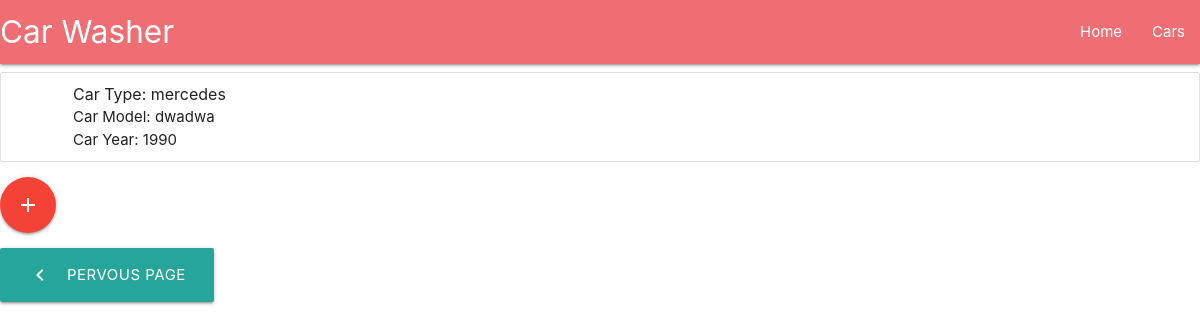
Before: /cars/?page=2 with the older database file.
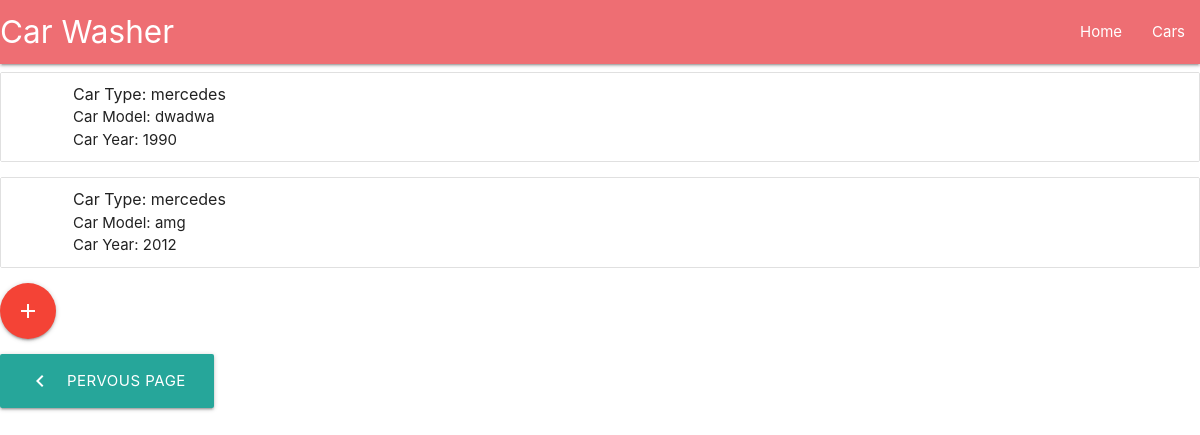
After: the same page with the newer database file.
### car_wash/models.py (models this page shows, shortened)
class Car(models.Model):
    carType=models.CharField(max_length=16,verbose_name="Car Make")
    carModel=models.CharField(max_length=16,verbose_name="Car Model")
    carYear =models.PositiveSmallIntegerField(validators=[MinValueValidator(1886),MaxValueValidator(2021)],verbose_name="Car Model Year")
    class Meta:
        verbose_name = 'Car'
        verbose_name_plural = 'Cars'

### car_wash/views.py (the view)
# urls.py: path("cars/",views.cars,name="cars"),
def cars(request):
    cars_items=Car.objects.all()
    p=Paginator(cars_items,4)
    page_num= request.GET.get('page',1)
    try:
        page=p.page(page_num)
    except EmptyPage:
        page=p.page(1)
    context={
        "cars": page,
    }
    return render(request,"washers/cars.html", context)

### car_wash/templates/washers/cars.html (shortened to what this page needs)
{% extends "washers/home.html" %}
{% block body %}
    {% for car in cars %}
         <ul class="collection">
    <li class="collection-item avatar">
      <span class="title">Car Type: {{ car.carType }}</span>
      <p>Car Model: {{car.carModel }}<br>
         Car Year: {{ car.carYear }}
      </p>
    </li>
  </ul>
    {% endfor %}
    <a href="{% url 'createCar' %}" class="btn-floating btn-large waves-effect waves-light red"><i class="material-icons">add</i></a>
<ul>
    {% if cars.has_previous %}
        <a href="{% url 'cars' %}?page={{ cars.previous_page_number }}" class="waves-effect waves-light btn-large">
            <i class="material-icons left">navigate_before</i>Pervous Page</a>
    {% endif %}
</ul>
{% endblock %}

### car_wash/templates/washers/home.html (shortened to what this page needs)
<!DOCTYPE html>
<html lang="en">
    <head>
    <link rel="stylesheet" href="https://cdnjs.cloudflare.com/ajax/libs/materialize/1.0.0/css/materialize.min.css">
    </head>
    <body>
        <nav>
        <div class="nav-wrapper">
          <a class="brand-logo">Car Washer</a>
          <ul id="nav-mobile" class="right hide-on-med-and-down">
            <li><a href="{% url 'index' %}">Home</a></li>
            <li><a href="{% url 'cars' %}">Cars</a></li>
          </ul>
        </div>
      </nav>
    </body>
    <body>
        {% block body %}
        {% endblock %}
    </body>
</html>

Changed rows visible on the page:
added Car: carType "mercedes", carModel "amg", carYear "2012"
